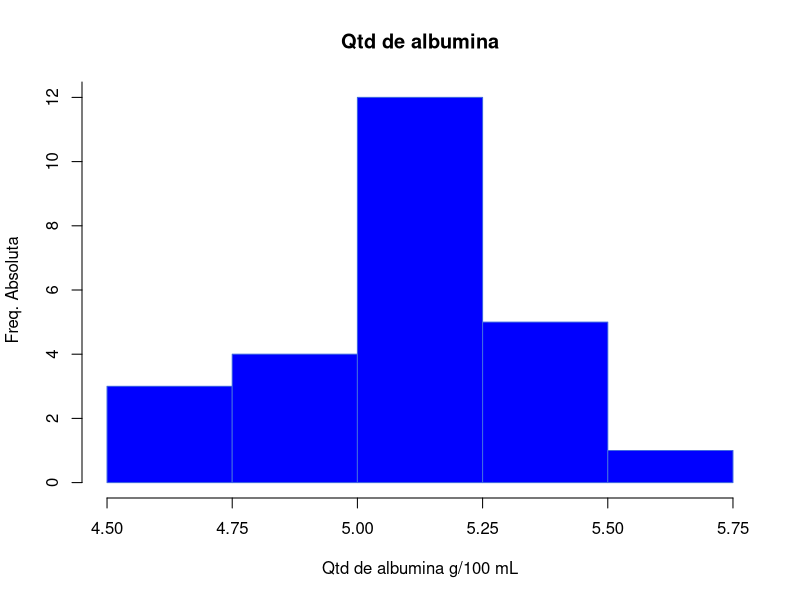
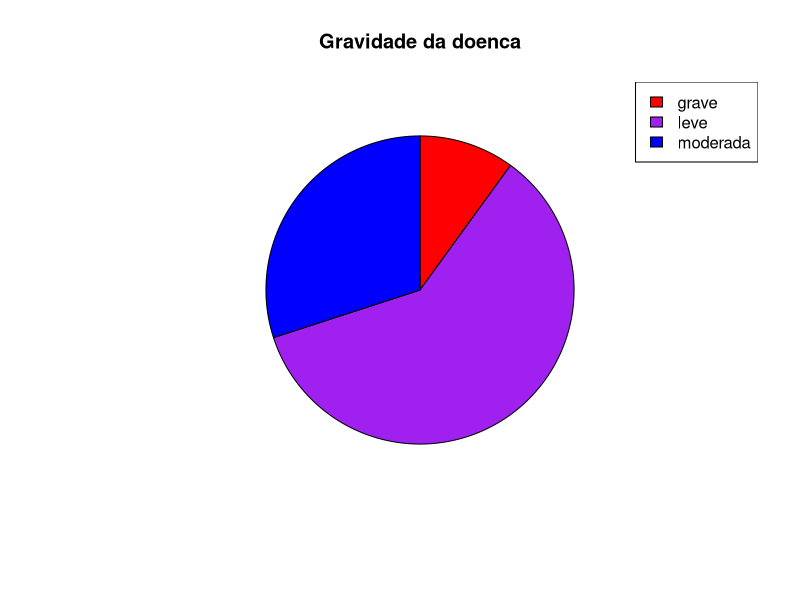

Here is the R script that generated these plots, in order:
## ---- chunk 1

tabela_prof <- data.frame(
  Professores = c("Joao", "Luisa", "Ana", "Marcos"),
  Altura_m = c(1.60, 1.55, 1.75, 1.70),
  N_de_Pets = c(5, 1, 6, 0),
  Dificuldade_da_Disciplina = c("Média", "Média", "Alta", "Baixa"),
  Área_de_atuação = c("Zoologia", "Anatomia", "Botânica", "Educação")
)

tabela_prof <- setNames(tabela_prof, 
                   c("Professores", "Altura(m)", "N° de pets", 
                     "Dificuldade da Disciplina", "Área de atuação"))

## ---- chunk 2
library(kableExtra)

kable(tabela_prof) %>%
  kable_classic(full_width = F, html_font = "Cambria") %>%
  kable_styling(bootstrap_options = "condensed", full_width = FALSE) %>%
  row_spec(0, bold = TRUE) %>%
  row_spec(1:nrow(tabela_prof), align = "c")
  


## ---- chunk 3
var_integer <- 10
var_double <- 5.5
var_string <- "sou um texto"
## ---- chunk 4
class(var_integer) ; class(var_double) ; class(var_string)
## ---- chunk 5
library(dplyr)

dados <- read.csv2("Banco de Dados 2_csv8.csv")

View(dados)
glimpse(dados)
## ---- chunk 6
library(rmarkdown)
paged_table(dados)
## ---- chunk 7
table(dados$Genero)
## ---- chunk 8
table(dados$Nivel_de_Ensino)

## ---- chunk 9
table(dados$Genero, dados$Nivel_de_Ensino)
## ---- chunk 10
prop.table(table(dados$Genero))

## ---- chunk 11
prop.table(table(dados$Nivel_de_Ensino))

## ---- chunk 12
prop.table(table(dados$Genero, dados$Nivel_de_Ensino))

## ---- chunk 13
table(dados$N_Filhos)

## ---- chunk 14
prop.table(table(dados$N_Filhos))

## ---- chunk 15

range(dados$Salario)

## ---- chunk 16
nclass.Sturges(dados$Salario)
## ---- chunk 17

table(cut(dados$Salario, seq(0, 6, l = 7)))
  
## ---- chunk 18
library(rmarkdown)

qtd_albumina <- c(5.1, 5, 5.2, 4.5, 4.8, 4.9, 5, 5.2, 5.4, 5.1, 4.9, 5, 4.9, 5.1, 5.3, 5.1, 5.1, 5.3, 4.7, 5.3, 4.7, 5.4, 5, 5.5, 5)

sort(qtd_albumina) #ordena os dados
range(qtd_albumina) #descobre o menor e o maior número

amp_total <- ceiling(max(qtd_albumina)-min(qtd_albumina))
amp_total

k <- nclass.FD(qtd_albumina)
k
length(qtd_albumina)
k <- ceiling((sqrt(length(qtd_albumina))))
k

c <- amp_total / (k-1)
c
infclass <- min(qtd_albumina)
infclass
supclass <- infclass + (k*c)
supclass

brk <- seq(infclass,supclass,c)
brk

tabela_freq_albumina <- table(cut(qtd_albumina,breaks = brk, right = FALSE))
tabela_freq_albumina
tabela_freq_albumina <- prop.table(tabela_freq_albumina)
tabela_freq_albumina

## ---- chunk 19
hist(qtd_albumina,  
     main = "Qtd de albumina", 
     xlab = "Qtd de albumina g/100 mL", ylab = "Freq. Absoluta", 
     col = c("blue"), 
     border = c("royalblue"),
     breaks = brk,
     right = FALSE,
     axes = FALSE
)
axis(1, at=seq(infclass,supclass,c))
axis(2, at = seq(0, max(20), 2))

## ---- chunk 20

doenca <- c(rep("leve", 30), rep("moderada", 15), rep("grave", 5))
freq_abs <- table(doenca)
freq_acum <- cumsum(freq_abs)
freq_perc <- round(prop.table(freq_abs) * 100, 2)
angulo <- round((freq_abs/sum(freq_abs)) * 360)

tabela_doenca <- data.frame(categorias = names(freq_abs),
                      frequencia_absoluta = as.numeric(freq_abs),
                      frequencia_acumulada = as.numeric(freq_acum),
                      porcentagem = freq_perc,
                      angulo = angulo)

## ---- chunk 21

tabela_doenca <- tabela_doenca[, c("categorias", "frequencia_absoluta", "frequencia_acumulada", "porcentagem.Freq", "angulo.Freq")]

## ---- chunk 22
tabela_doenca <- setNames(tabela_doenca, 
                          c("Gravidade da Doenca", "Freq_Absoluta", 
                            "Freq_Acumulada", "Porcentagem", "Angulação"))
## ---- chunk 23
library(kableExtra)

kable(tabela_doenca) %>%
  kable_classic(full_width = F, html_font = "Cambria") %>%
  kable_styling(bootstrap_options = "condensed") %>%
  row_spec(0, bold = TRUE) %>%
  row_spec(1:nrow(tabela_doenca), align = "c")

## ---- chunk 24
pie(tabela_doenca$Freq_Absoluta, 
    labels = "", col = c("red", "purple", "blue"), 
    clockwise = TRUE, main = "Gravidade da doenca")
legend("topright", legend = tabela_doenca$"Gravidade da Doenca", 
       fill = c("red", "purple", "blue"))
